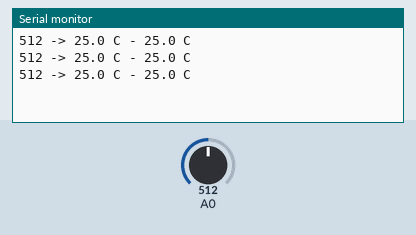
Recording of a sketch running on a simulated Arduino Uno, built with avr-gcc and run on an emulated ATmega328P. Parts: the last lines printed to the serial monitor. Inputs (shaded band) come from the test bench; at power-on: A0 = 512.

Above: at 1.3 s.
1.4 s: A0 set to 716
At 1.9 s:
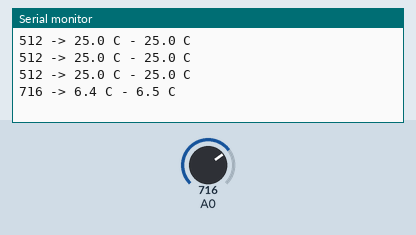
2.9 s: A0 set to 900
At 3.4 s:
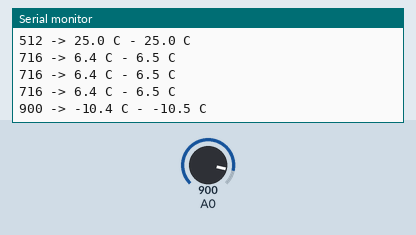
Timing chart, 0 to 5.9 s (numbered marks = the images above; inputs shaded):
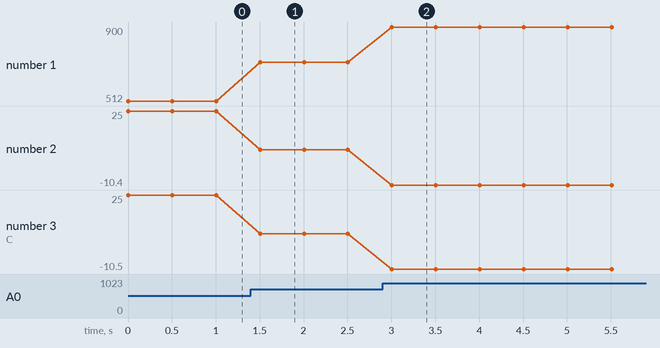

Measured:
- after the input at 1.4 s, the serial monitor: prints a new line after 0.10 s (image 1)
- after the input at 2.9 s, the serial monitor: prints a new line after 0.11 s (image 2)
- plotted number 1: 512 → 716 after the input at 1.4 s, 716 → 900 after the input at 2.9 s
- plotted number 2: 25 → 6.4 after the input at 1.4 s, 6.4 → -10.4 after the input at 2.9 s
- plotted number 3: 25 → 6.5 after the input at 1.4 s, 6.5 → -10.5 after the input at 2.9 s

The sketch:

temperature.ino
```cpp
void setup()
{
  Serial.begin(9600);
}


uint16_t adc_val = 0;
float temp = 0;
float tmp = 0;


void loop()
{
    adc_val = analogRead(A0);
    temp = map(adc_val, 786, 349, 0, 400) / 10.0;
    tmp = round(temp * 2) / 2.0;

    Serial.print(adc_val);
    Serial.print(" -> ");
    Serial.print(temp, 1);
    Serial.print(" C");
    Serial.print(" - ");
    Serial.print(tmp, 1);
    Serial.println(" C");

    delay(500);

}
```
